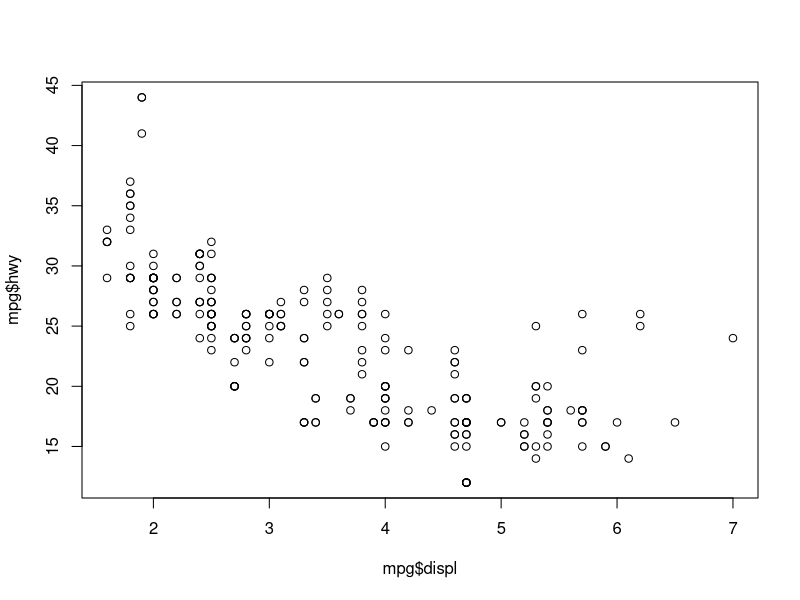
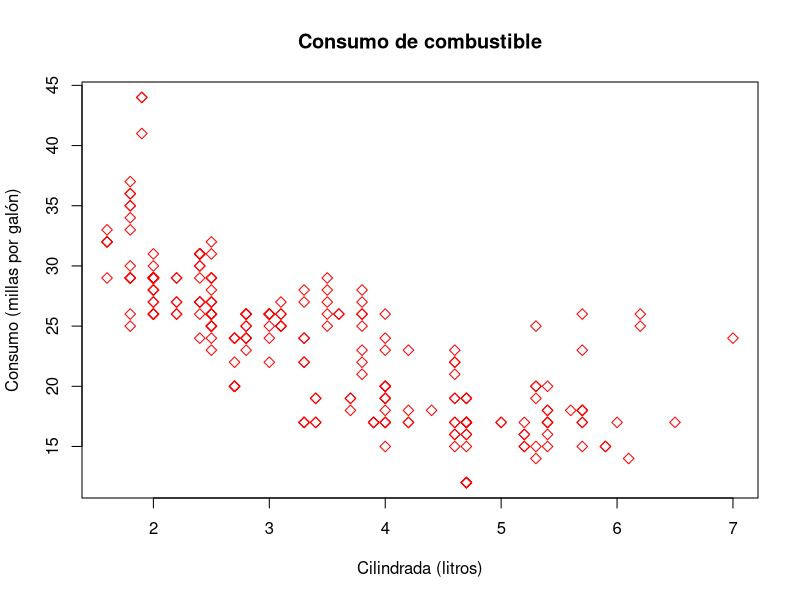
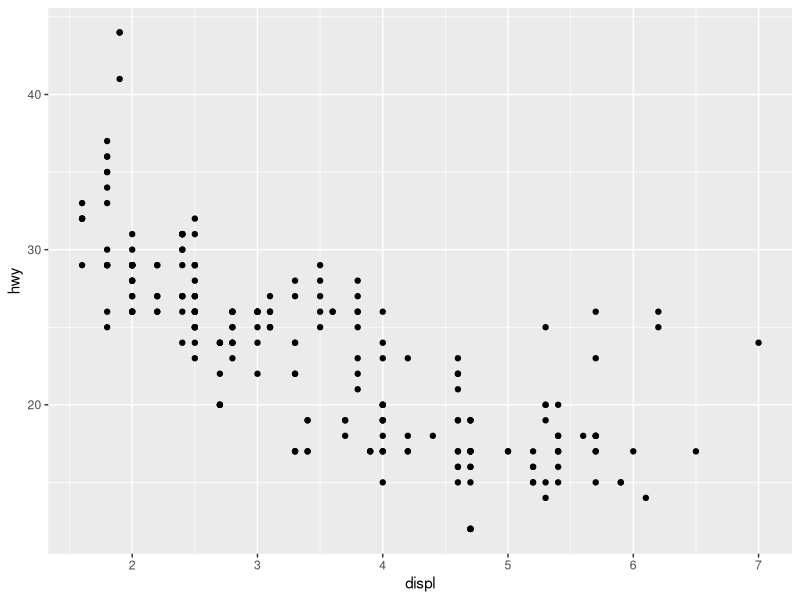
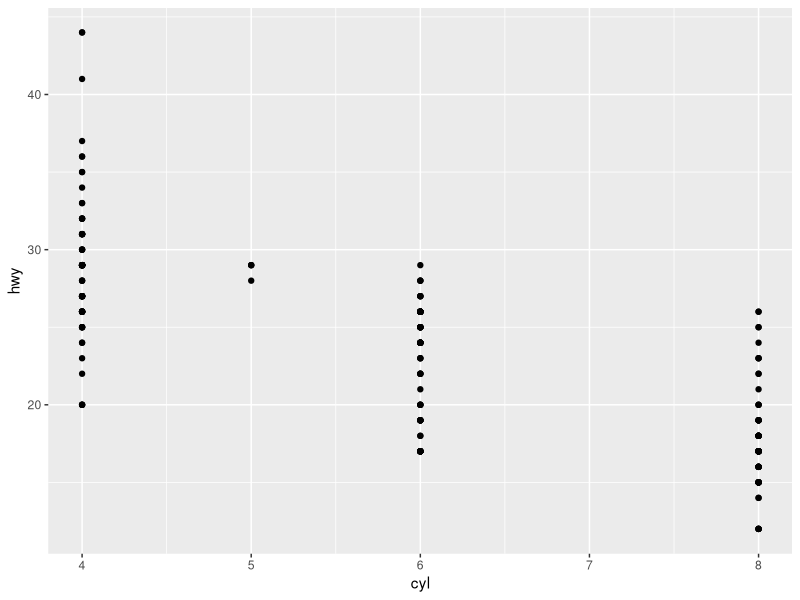
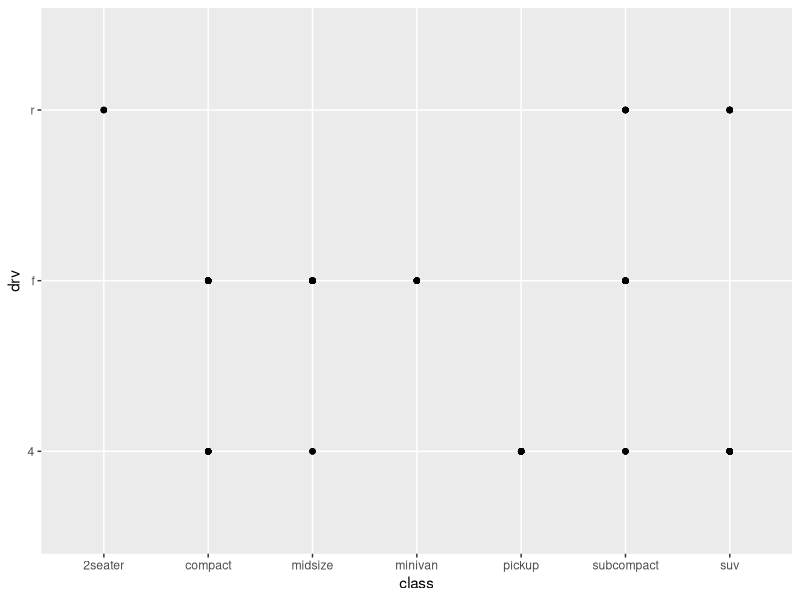
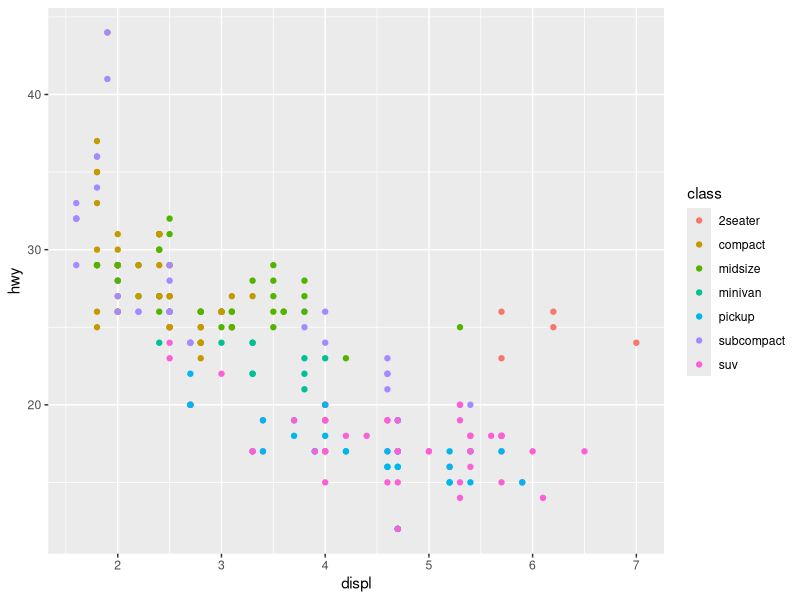
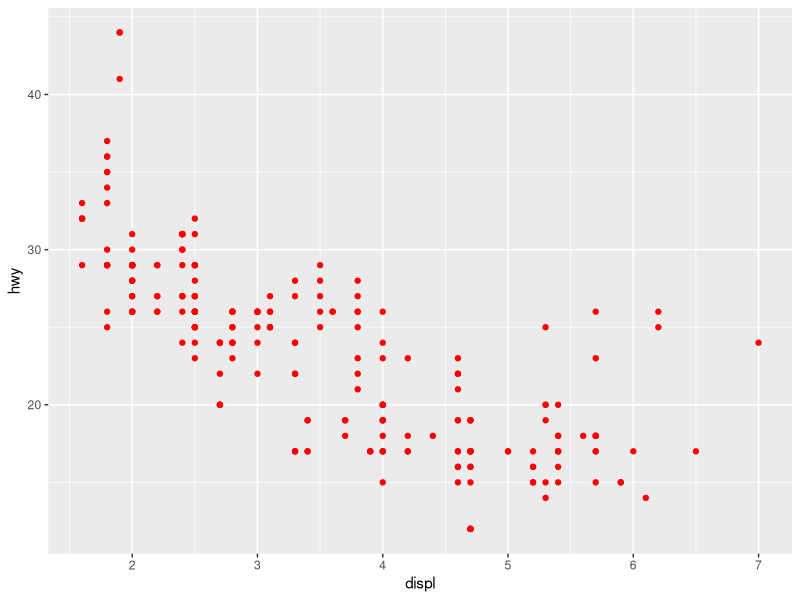
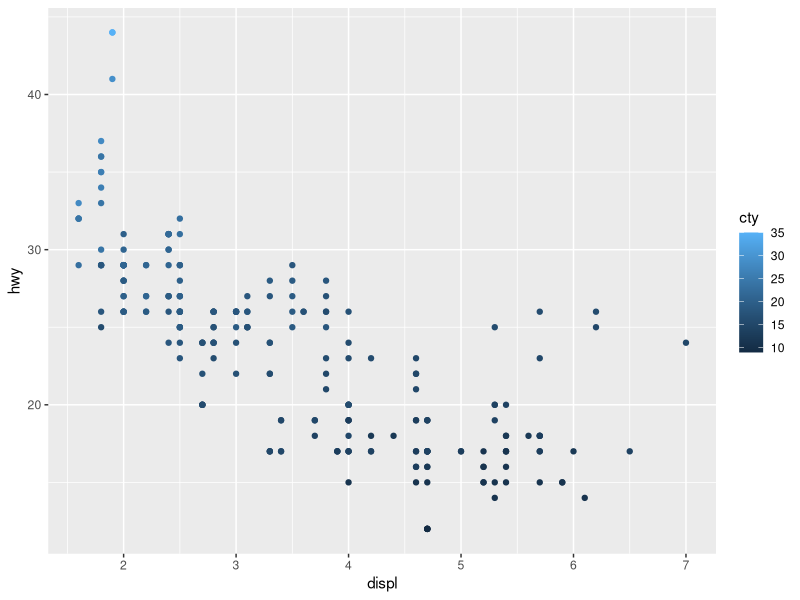

Here is the R script that generated these plots, in order:
## ---- chunk 1
library(tidyverse)
## ---- chunk 2
mpg
## ---- chunk 3
head(diamonds, n = 10)
## ---- chunk 4
plot(mpg$displ, mpg$hwy)
## ---- chunk 5
plot(mpg$displ, mpg$hwy,
     main = "Consumo de combustible",
     xlab = "Cilindrada (litros)",
     ylab = "Consumo (millas por galón)", 
     pch = 5,
     col = "red")
## ---- chunk 6
ggplot(data = mpg) + 
  geom_point(mapping = aes(x = displ, y = hwy))
## ---- chunk 7
ggplot(mpg, aes(x = cyl, y = hwy)) +
  geom_point()
## ---- chunk 8
ggplot(mpg, aes(x = class, y = drv)) +
  geom_point()
## ---- chunk 9
ggplot(data = mpg) + 
  geom_point(mapping = aes(x = displ, y = hwy, color = class))
## ---- chunk 10
ggplot(data = mpg) + 
  geom_point(mapping = aes(x = displ, y = hwy), color = "red")
## ---- chunk 11
ggplot(mpg, aes(x = displ, y = hwy, colour = cty)) +
  geom_point()

ggplot(mpg, aes(x = displ, y = hwy, size = cty)) +
  geom_point()

## ---- chunk 12
ggplot(mpg, aes(x = displ, y = hwy, colour = cty, size = cty)) +
  geom_point()
## ---- chunk 13
ggplot(mpg, aes(x = displ, y = hwy, colour = displ < 5)) +
  geom_point()
## ---- chunk 14
ggplot(data = mpg) + 
  geom_point(mapping = aes(x = displ, y = hwy)) + 
  facet_wrap(~ class, nrow = 2)
## ---- chunk 15
ggplot(data = mpg) + 
  geom_point(mapping = aes(x = displ, y = hwy)) + 
  facet_grid(drv ~ cyl)
## ---- chunk 16
ggplot(data = mpg) + 
  geom_point(mapping = aes(x = drv, y = cyl)) 
## ---- chunk 17
ggplot(data = mpg) + 
  geom_point(mapping = aes(x = displ, y = hwy)) +
  facet_grid(drv ~ .)

ggplot(data = mpg) + 
  geom_point(mapping = aes(x = displ, y = hwy)) +
  facet_grid(. ~ cyl)
## ---- chunk 18
ggplot(data = mpg) +
  geom_point(mapping = aes(x = displ, y = hwy)) +
  facet_wrap(~class, nrow = 4)
## ---- chunk 19
ggplot(mpg, aes(x = displ, y = hwy)) +
  geom_point() +
  facet_grid(. ~ cty)
## ---- chunk 20
ggplot(data = mpg) + 
  geom_line(mapping = aes(x = displ, y = hwy))
## ---- chunk 21
ggplot(data = mpg) + 
  geom_point(mapping = aes(x = displ, y = hwy, colour = class), alpha = 0.4, size = 3)  +
  geom_smooth(mapping = aes(x = displ, y = hwy)) +
  xlab('Cilindrada (litros)') +
  ylab('Consumo (millas por galón)') +
  theme_light()
## ---- chunk 22
ggplot(data = mpg) + 
  geom_smooth(mapping = aes(x = displ, y = hwy, linetype = drv))
## ---- chunk 23
# suavizar de acuerdo a los niveles de 'drv'
# agrupa, pero no diferencia con colores o tipos de línea
ggplot(data = mpg) +
  geom_smooth(mapping = aes(x = displ, y = hwy, group = drv))

# suavizar de acuerdo a los niveles de 'drv'
# agrupa y diferencia con colores
ggplot(data = mpg) +
  geom_smooth(
    mapping = aes(x = displ, y = hwy, color = drv),
    show.legend = FALSE
  )
## ---- chunk 24
ggplot(data = mpg) + 
  geom_point(mapping = aes(x = displ, y = hwy, color = class)) + 
  geom_smooth(data = filter(mpg, class == "suv"), 
              mapping = aes(x = displ, y = hwy, color = class), 
              se = FALSE)
## ---- chunk 25
ggplot(data = mpg, mapping = aes(x = displ, y = hwy, color = class)) + 
  geom_point() + 
  geom_smooth(data = filter(mpg, class == "suv"),
              se = FALSE)

ggplot(data = mpg, mapping = aes(x = displ, y = hwy, color = class)) + 
  geom_point() + 
  geom_smooth(data = filter(mpg, class == "suv"),
              se = TRUE)
## ---- chunk 26
ggplot(mpg, aes(x = displ, y = hwy)) +
  geom_point() +
  geom_smooth(se = FALSE, )

ggplot(mpg, aes(x = displ, y = hwy)) +
  geom_smooth(mapping = aes(group = drv), se = FALSE) +
  geom_point()

ggplot(mpg, aes(x = displ, y = hwy, colour = drv)) +
  geom_point() +
  geom_smooth(se = FALSE)

ggplot(mpg, aes(x = displ, y = hwy)) +
  geom_point(aes(colour = drv)) +
  geom_smooth(se = FALSE)

ggplot(mpg, aes(x = displ, y = hwy)) +
  geom_point(aes(colour = drv)) +
  geom_smooth(aes(linetype = drv), se = FALSE)

ggplot(mpg, aes(x = displ, y = hwy)) +
  geom_point(size = 4, color = "white") +
  geom_point(aes(colour = drv))

ggplot(mpg, aes(x = displ, y = hwy)) +
  geom_point(aes(fill = drv), 
             shape = 21, 
             colour = "white",  
             size = 2, 
             stroke = 3)
## ---- chunk 27
# geom_bar tiene a stat_count como el "stat" por defecto: 
ggplot(data = diamonds) + 
  geom_bar(mapping = aes(x = cut))

# stat_count tiene a geom_bar como el "geom" por defecto:
ggplot(data = diamonds) + 
  stat_count(mapping = aes(x = cut))
## ---- chunk 28
summary(diamonds$cut)

mi_df <- data.frame( cut = c("Fair", "Good", "Very Good", "Premium", "Ideal"),
                       freq = c(1610, 4906, 12082, 13791, 21551 ))

print(mi_df)

ggplot(data = mi_df) +
  geom_bar(mapping = aes(x = cut, y = freq), stat = "identity")
## ---- chunk 29
ggplot(data = diamonds) + 
  geom_bar(mapping = aes(x = cut, colour = cut), alpha = 0.5)
ggplot(data = diamonds) + 
  geom_bar(mapping = aes(x = cut, fill = cut))
## ---- chunk 30
ggplot(data = diamonds) + 
  geom_bar(mapping = aes(x = cut, y = stat(prop), group = 1))
## ---- chunk 31
ggplot(data = diamonds) + 
  stat_summary(
    mapping = aes(x = cut, y = depth),
    fun.min = min,
    fun.max = max,
    fun = median
  )
## ---- chunk 32
ggplot(data = diamonds) + 
  geom_bar(mapping = aes(x = cut, fill = clarity))
## ---- chunk 33
# todas las barras iguales para comparar proporciones de claridad
# de acuerdo al tipo de corte:
ggplot(data = diamonds) + 
  geom_bar(mapping = aes(x = cut, fill = clarity), position = "fill")

# frecuencias por tipo de corte y claridad:
ggplot(data = diamonds) + 
  geom_bar(mapping = aes(x = cut, fill = clarity), position = "dodge")
## ---- chunk 34
p <- ggplot(data = mpg, mapping = aes(x = displ, y = hwy)) 

# con algo transparencia los superpuestos producen un color oscuro:
p + geom_point(alpha = 0.3, size = 3)

# dispersamos con "jitter":
p + geom_point(alpha = 0.3, size = 3, position = "jitter")
## ---- chunk 35
p + geom_point() +
  geom_count()
## ---- chunk 36
ggplot(data = diamonds) + 
  geom_bar(mapping = aes(x = cut, fill = clarity))
## ---- chunk 37
ggplot(data = diamonds) + 
  geom_bar(mapping = aes(x = cut, color = clarity), 
           alpha = 0.5, fill = NA)
## ---- chunk 38
ggplot(data = diamonds) + 
  geom_bar(mapping = aes(x = cut, fill = clarity), position = "dodge")
## ---- chunk 39
p_box <- ggplot(data = mpg, aes(x = drv, y = hwy)) +
  geom_boxplot()
p_box
## ---- chunk 40
ggplot(data = mpg, aes(x = drv, y = hwy)) +
  geom_boxplot(outlier.colour = "hotpink") +
  geom_jitter(alpha = 0.3, width = 0.1) + 
  theme_light()
## ---- chunk 41
p_box2 <- ggplot(data = mpg, aes(x = drv, y = hwy, color = class)) +
  geom_boxplot() 
p_box2
## ---- chunk 42
p_box2 <- ggplot(data = mpg, aes(x = drv, y = hwy, color = class)) +
  geom_boxplot() +coord_flip()
p_box2
## ---- chunk 43
pie <- ggplot(mpg, aes(x = factor(1), fill = factor(drv))) +
 geom_bar(width = 1)
pie + coord_polar(theta = "y")
